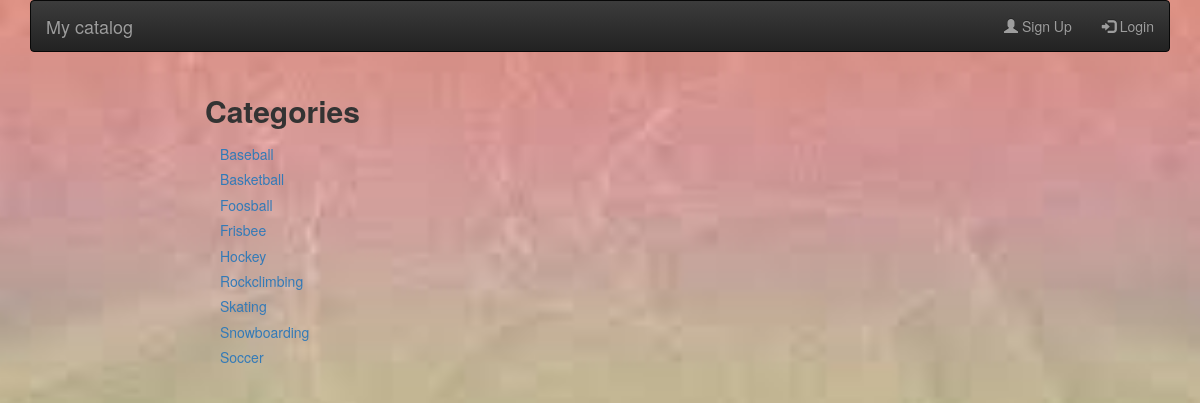
Page /mainpage on the committed database.
### db_setup.py (models this page shows, shortened)
class Category(Base):
    __tablename__ = 'category'
    id = Column(Integer, primary_key=True)
    name = Column(String(250), nullable=False,unique=True)
    user_name = Column(Integer,ForeignKey('user.uname'))
    user = relationship(User)

### application.py (the view)
@app.route('/')
@app.route('/mainpage')
def MainPage():
    categories = session.query(Category).order_by(asc(Category.name))
    if 'username' in login_session:
         return render_template('mainpage.html', categories=categories,username=login_session['username'])
    else:
        return render_template('publicmainpage.html', categories=categories)

### templates/publicmainpage.html (shortened to what this page needs)
{% extends "main.html" %}
{% block content %}
{% include "header.html" %}
<html>
<head>
	<link rel="stylesheet" href="https://maxcdn.bootstrapcdn.com/bootstrap/3.3.7/css/bootstrap.min.css">
	<link rel="stylesheet" href="https://maxcdn.bootstrapcdn.com/bootstrap/3.3.7/css/bootstrap-theme.min.css">
<link rel=stylesheet type=text/css href="{{ url_for('static', filename='loginstyle.css') }}">
</head>
<body>
	<div class="row top-menu">
		<div class="col-md-10"></div>
		<div class="col-md-2 text-right">
					</div>
	</div>
	<div class="row divider blue">
		<div class="col-md-12"></div>
	</div>
	<div class="row banner main">
		<div class="col-md-2"></div>
		<div class="col-md-10 padding-none">
			<h2><b>Categories</b></h2>
		</div>
	</div>
  <div>
			<div class="row">
				  <div class="col-md-2"></div>
          <div class="col-md-10">
						{% include "categoriesrepeat.html" %}
					</div>
			</div>
 </div>
 </body>
 </html>
{% endblock %}

### templates/categoriesrepeat.html
<div class="col-md-4 restaurant-list">
  {% for category in categories %}
    <a href = "{{url_for('CategoryItems', category_name = category.name)}}">
      <h5>{{category.name}}</h5>
    </a>
  {% endfor %}
</div>

### static/loginstyle.css (style rules this page uses)
body { background: url(background.jpeg) no-repeat center center fixed; -webkit-background-size: cover; -moz-background-size: cover; -o-background-size: cover; background-size: cover; }

### rows in the picture
Category: name "Baseball"
Category: name "Basketball"
Category: name "Foosball"
Category: name "Frisbee"
Category: name "Hockey"
Category: name "Rockclimbing"
Category: name "Skating"
Category: name "Snowboarding"
Category: name "Soccer"
